Frame 1 (no input): blank canvas, image omitted
Frame 60 (the mouse pressed at the canvas centre just before this capture): blank canvas, image omitted
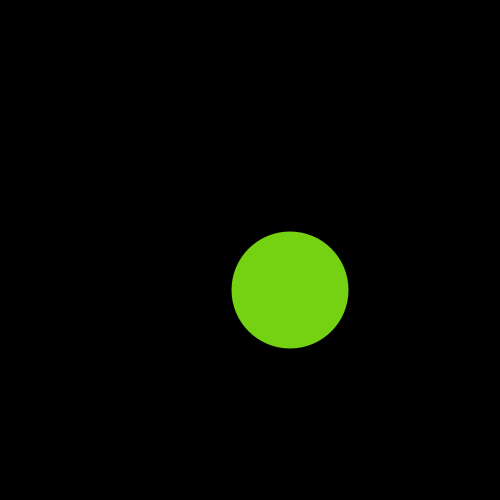
Frame 120 (the mouse held since frame 60 and released just before this capture)

The Processing sketch whose frames 1 and 60 were blank and that drew this single picture after the mouse press (run headless with seeded random() and noise(); from frame 60 on, the mouse is pressed at the canvas centre):

// Processing sketch: BouncingBubblesStarter
// ── BouncingBubblesStarter.pde
/**
 * This program is the processed version of the Bouncing Bubbles program
 * Simply, to operate the program, press the start button, and then do click on the screen, 
 * a bubble will be created, with a random shape and size. THe bubbles will move, and bounce off the sides of the screen.
 * Once you create 10 bubbles, the program will remove a random one from the ArrayList
 * 
 * @author Benjamin Santa
 * @author Leah Wolf
 * @version 20220425
 */
import java.util.*;
ArrayList<Bubble> bubs;

void setup() {
  size(500, 500);
  background(0);
  bubs = new ArrayList<Bubble>();
}



void draw() {
  background(0);
   
   for(int i = 0; i < bubs.size(); i++){
     //Defines the bubble's random color
     color c = color(bubs.get(i).redColour(), bubs.get(i).greenColour(), bubs.get(i).blueColour());
     //Sets the bubbles color, using the above defined variable
     fill(c);
     
     noStroke(); //Removes the defaut stroke from the bubbles
     //Creates the bubble
     circle(bubs.get(i).getXLocation(), bubs.get(i).getYLocation(), bubs.get(i).getSize());
     
     //Move
     bubs.get(i).move();
     }

    int maxNumOfBubs = 10; //Max amount of bubs

    /**
    * Additional Feature - Once the # of bubbles reaches the maxNumOfBubs amount in the
    * ArrayList, it will remove a random bubble
    */
    if(bubs.size() > maxNumOfBubs){
      int random = (int)(Math.random() * bubs.size());
      bubs.remove(random);
     }
}


void mousePressed() {
  
  //Getting location
  int x = mouseX;
  int y = mouseY;
  
  /**
   * Based on the location of the mouse press (x,y), make a new bubble and
   * add it to the ArrayList.
   */
   bubs.add(new Bubble (x, y));
}

// ── Bubble.pde
/**
 * 
 * Bubble class skeleton. You will need to add:
 *   - your own instance variables,
 *   - parameters and functionality to the Constructor
 *   - methods for updating the Bubble as needed
 */
 
import java.util.*;

Random f = new Random();

public class Bubble{
  //Instance variables:
  private int red;
  private int green;
  private int blue;
  
  private int size;
  
  private int xSpeed;
  private int ySpeed;

  private int xLocation;
  private int yLocation;
  
  //Constructors
  public Bubble(int startLocX, int startLocY){
    //Initialise instance variables
    //Creating random color values for the red, green, and blue components of the bubbles
    red = f.nextInt(255);
    green = f.nextInt(255);
    blue = f.nextInt(255);
    
    //Maximum size of 200
    size = f.nextInt(200);
    
    //Minimum bubble speed of 1, and maximum of 10
    int speedR = f.nextInt(10 - 1) + 1;
    xSpeed = speedR;
    ySpeed = speedR;
    
    xLocation = startLocX;
    yLocation = startLocY;
  }
  //Getters - tell the user information about the object
    public int getXLocation(){
        return xLocation;
    }

    public int redColour(){
        return red;
    }

    public int greenColour(){
        return green;
    }

    public int blueColour(){
        return blue;
    }

    public int getSize(){
        return size;
    }

    public int getYLocation(){
        return yLocation;
    }
    
    //Setters - update information about the object
    public void move(){
        //changing the x and ylocation using the "Speed" given in x and yspeed
        xLocation += xSpeed;
        yLocation += ySpeed;
        //negate if bounces off a wall
        if(xLocation >= 500 || xLocation <= 0){
            xSpeed = -xSpeed;
        }
        if(yLocation >= 500 || yLocation <= 0){
            ySpeed = -ySpeed;
        }
    }
}
